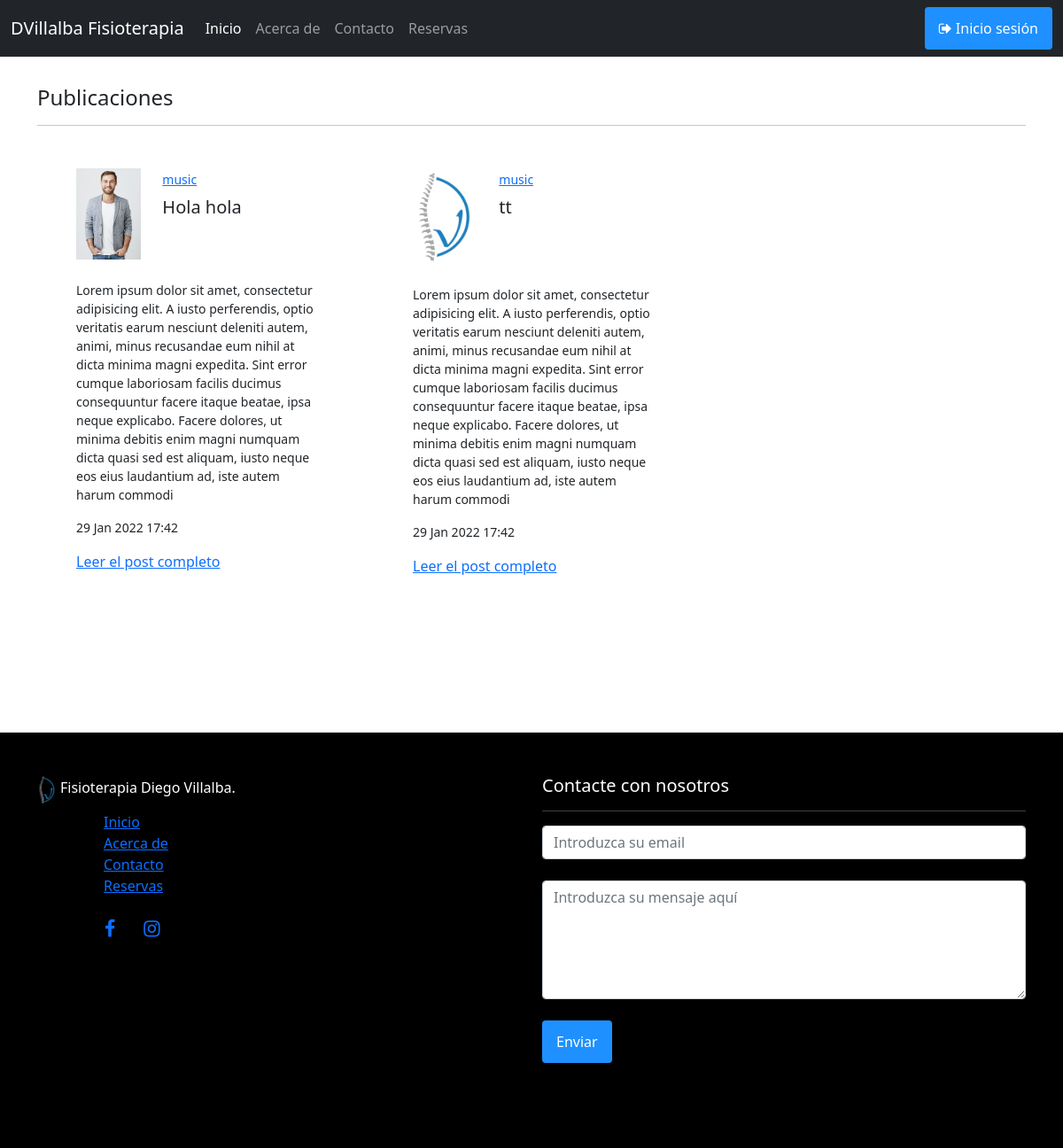
Page /catalog/ on the committed database.
### catalog/models.py (models this page shows)
class Publication(models.Model):
    id = models.AutoField(primary_key=True)
    hashtags = models.CharField(max_length=50, help_text='Hashtags')
    title = models.CharField(max_length=20, help_text='Nombre')
    image = models.ImageField(max_length=100)
    description = models.CharField(max_length=500, help_text='Description')
    content = models.CharField(max_length=2000, help_text='content')
    references = models.CharField(max_length=2000, help_text='References')
    date = models.DateTimeField(auto_now_add=False)

### catalog/views.py (the view)
# urls.py: path('', views.index, name='index'),
def index(request):
    publications = Publication.objects.filter().values()
    publicationsModified = []
    locale.setlocale(locale.LC_ALL, '')
    for publication in publications:
        publicationsModified.append((
            publication['hashtags'],
            publication['title'],
            publication['image'],
            publication['description'],
            publication['date'].strftime("%d %b %Y %H:%M")
        ))
    context = {
        'Inicio' : True,
        'showLoginLogout': True,
        'publications': publicationsModified
    }
    return render(request, 'index.html', context=context)

### catalog/templates/index.html
{% extends "base_generic.html" %}
{% load static %}
{% block content %}
<div id="features">
  <div class="container">
    <br>
  <h4> Publicaciones</h4>
  <hr>
    <div class="row">
      {% for publication in publications %}
      <div class="col-lg-4 col-md-4 col-sm-12">
        <div class="row bg-white m-2 p-4">
          <div class="col-lg-4 col-md-4 col-sm-4">
            <img src="{{ MEDIA_URL }}{{ publication.2 }}" alt="" class="w-100">
          </div>
          <div class="col-lg-8 col-md-8 col-sm-8">
            <a href="music.html" class="small text-main pt-2">{{ publication.0 }}</a>
            <h5 class="pt-2">{{ publication.1 }}</h5>
          </div>
          <p class="pt-4 small">{{ publication.3 }}</p>
          <p class="small">{{ publication.4 }}</p>
          <a href="article.html">Leer el post completo</a>
        </div>
      </div>
      {% endfor %}
    </div>
  </div>
</div>
{% endblock %}

### catalog/templates/base_generic.html (shortened to what this page needs)
<!DOCTYPE html>
<html lang="en">
<head>
  <link rel="stylesheet" href="https://cdnjs.cloudflare.com/ajax/libs/font-awesome/4.7.0/css/font-awesome.min.css">
  {% load static %}
  <link href="{% static 'css/bootstrap.min.css' %}" rel="stylesheet">
  <link href="{% static 'css/aboutme_contact.css' %}" rel="stylesheet">
  <link href="{% static 'css/signin.css' %}" rel="stylesheet">
  <link href="{% static 'css/index.css' %}" rel="stylesheet">
  <link href="{% static 'css/navbar-top-fixed.css' %}" rel="stylesheet">
</head>
<body>
  <nav class="navbar navbar-expand-md navbar-dark fixed-top bg-dark">
    <div class="container-fluid">
      <a class="navbar-brand" href="/"> DVillalba Fisioterapia</a>
      <div class="collapse navbar-collapse" id="navbarCollapse">
        {% block sidebar %}
        <ul class="navbar-nav me-auto mb-2 mb-md-0">
          <li class="nav-item">
            {% if Inicio %}
            <a class="nav-link active" href="/">Inicio</a>
            {% else %}
            <a class="nav-link" href="/">Inicio</a>
            {% endif %}
          </li>
          <li class="nav-item">
            {% if Acercade %}
            <a class="nav-link active" href="{% url 'aboutme' %}">Acerca de</a>
            {% else %}
            <a class="nav-link" href="{% url 'aboutme' %}">Acerca de</a>
            {% endif %}
          </li>
          <li class="nav-item">
            {% if Contacto %}
            <a class="nav-link active" href="{% url 'contact' %}">Contacto</a>
            {% else %}
            <a class="nav-link" href="{% url 'contact' %}">Contacto</a>
            {% endif %}
          </li>
          <li class="nav-item">
            {% if Reservas %}
              <a class="nav-link active" href="{% url 'bookings' %}">Reservas</a>
            {% else %}
              <a class="nav-link" href="{% url 'bookings' %}">Reservas</a>
            {% endif %}
          </li>
        </ul>
        {% if showLoginLogout %}
        <div class="nav pull-right">
          {%if user.is_authenticated %}
          <a href="{% url 'logout'%}?next={{request.path}}">
            <button class="btn"><i class="fa fa-user"></i> {{ user.get_username }}</button>
          </a>
          <a href="{% url 'settings' %}" style="color: aliceblue;" ><i class="fa fa-cog"></i></a>
          {% else %}
          <a href="{% url 'login'%}?next={{request.path}}">
            <button class="btn"><i class="fa fa-sign-out"></i> Inicio sesión</button>
          </a>
          {% endif %}
        </div>
        {% endif %}
        {% endblock %}
      </div>
    </div>
  </nav>
  {% block content %}{% endblock %}
</body>
<br><br><br><br><br><br>
<footer class="footer footer-color">
  <br>
  <br>
  <div class="container">
    <div class="row">
      <div class="col-md-6">
        <h6 style="color:white;"><img src="{% static 'img/logo-menos-ancho.png' %}" style="top:1000px" width="21.8"
            height="32.3">
          Fisioterapia Diego Villalba. </h6>
        <ul class="list-unstyled list-position">
          <li><a href="/">Inicio</a></li>
          <li><a href="{% url 'aboutme' %}">Acerca de</a></li>
          <li><a href="{% url 'contact' %}">Contacto</a></li>
          <li><a href="{% url 'bookings' %}">Reservas</a></li>
        </ul>
        <ul class="nav icons-position">
          <li class="nav-item"><a href="https://www.facebook.com/people/Fisioterapia-Diego-Villalba/100072784454524/"
              class="nav-link pl-0"><i class="fa fa-facebook fa-lg"></i></a></li>
          <li class="nav-item"><a href="https://www.instagram.com/dvillalba.fisio/?utm_medium=copy_link"
              class="nav-link"><i class="fa fa-instagram fa-lg"></i></a></li>
        </ul>
      </div>
      <div class="col-md-6">
        <h5 class="text-md-right" style="color:white">Contacte con nosotros</h5>
        <hr style="color:white; ">
        <form method="post" action="mailto:apbatecaz@gmail.com" enctype="multipart/form-data" name="EmailForm">
          <input type="email" id="email" name="email" class="form-control" placeholder="Introduzca su email" required>
          <br>
          <textarea name="message" class="form-control" placeholder="Introduzca su mensaje aquí" rows="5"
            cols="20"></textarea>
          <br>
          <input class="btn" type="submit" value="Enviar">
        </form>
      </div>
    </div>
  </div>
  <br>
  <br>
  <br>
  <br>
</footer>
</html>

### catalog/static/css/index.css (style rules this page uses)
.footer-color { background-color:black; }
.list-position { margin-left:75px; }
.icons-position { margin-left:60px; }

### catalog/static/css/navbar-top-fixed.css (style rules this page uses)
body { min-height: 75rem; padding-top: 4.5rem; }
.btn { background-color: DodgerBlue; border: none; color: white; padding: 12px 16px; font-size: 16px; cursor: pointer; }

### rows in the picture
Publication: image (picture), hashtags "music", title "Hola hola", description "Lorem ipsum dolor sit amet, consectetur adipisicing elit. A iusto perferendis, optio veritatis earum nesciunt deleniti autem, animi, minus recusandae eum nihil at dicta minima magni expedita. Sint error cumque laboriosam facilis ducimus consequuntur facere itaque beatae, ipsa neque explicabo. Facere dolores, ut minima debitis enim magni numquam dicta quasi sed est aliquam, iusto neque eos eius laudantium ad, iste autem harum commodi"
Publication: image (picture), hashtags "music", title "tt", description "Lorem ipsum dolor sit amet, consectetur adipisicing elit. A iusto perferendis, optio veritatis earum nesciunt deleniti autem, animi, minus recusandae eum nihil at dicta minima magni expedita. Sint error cumque laboriosam facilis ducimus consequuntur facere itaque beatae, ipsa neque explicabo. Facere dolores, ut minima debitis enim magni numquam dicta quasi sed est aliquam, iusto neque eos eius laudantium ad, iste autem harum commodi"

### other values in the picture
{{ publication.4 }} "29 Jan 2022 17:42" "29 Jan 2022 17:42"
